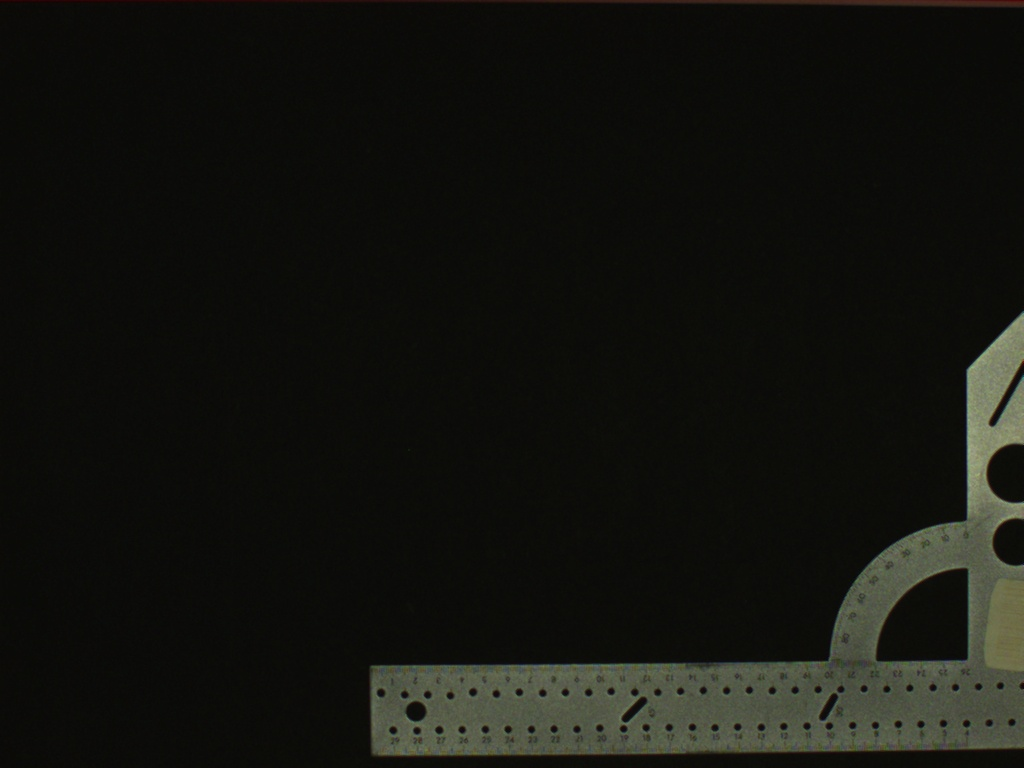
#> input picture image_processing/images/coordinate_test2.jpg, 1024 x 768 px, given in place of lol.jpg, which was not available
$ python Cars.py --image ../images/coordinate_test2.jpg   (Python 2 division)
#> lines starting #> are read from the running program, lines starting #| are printed output that depends on the picture; after the words box and inside, x2 and y2 are one past the last pixel; in counts of white or black regions, pixels touching at a corner belong together; long printed decimals are rounded; pictures that were not available may be replaced by others from this repository, and a replacement may not be noted
from imutils import contours
import argparse
import imutils
import cv2

ap = argparse.ArgumentParser()
ap.add_argument("-i", "--image", required=True,
                help="path to the input image")
args = vars(ap.parse_args())

image = cv2.imread("lol.jpg")
#> image is the input picture: shape (768, 1024, 3); mean B, G, R 15.3, 20, 19.3
cv2.imshow("image", image)
cv2.waitKey(0)
gray = cv2.cvtColor(image, cv2.COLOR_BGR2GRAY)
cv2.imshow("gray", gray)
cv2.waitKey(0)
blurred = cv2.GaussianBlur(gray, (5, 5), 0)
cv2.imshow("blurred", blurred)
cv2.waitKey(0)
edged = cv2.Canny(blurred, 50, 300)
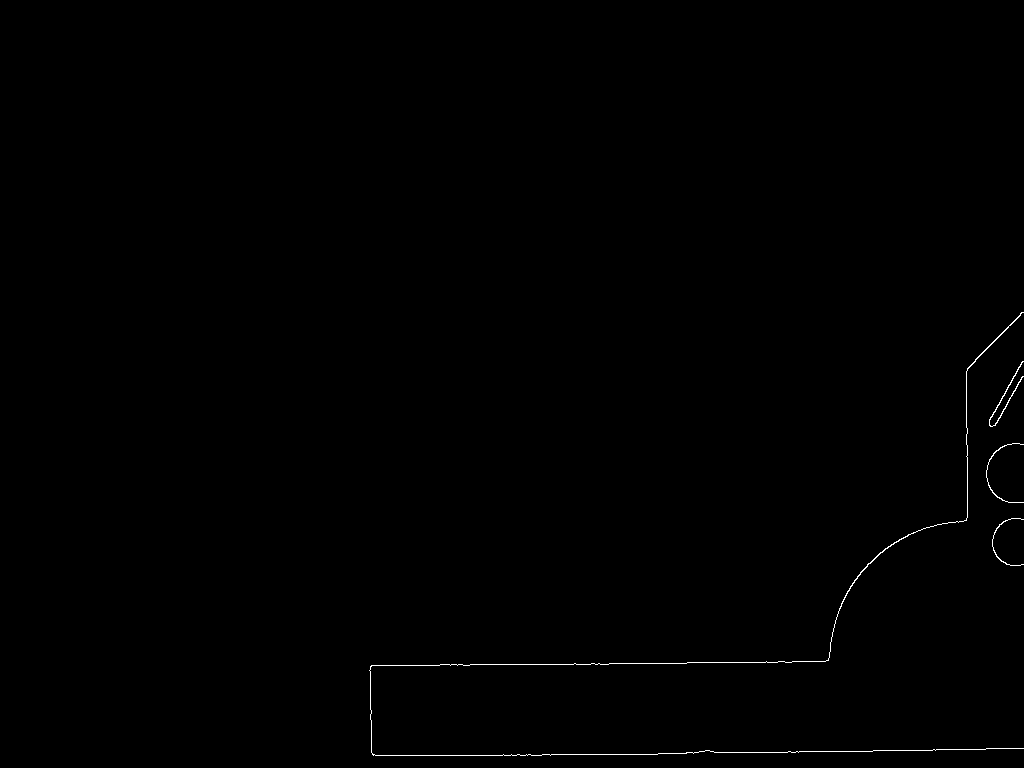
#> edged: shape (768, 1024); 0.27% white in thin lines or dots, all inside (x1, y1, x2, y2) = (369, 312, 1024, 756)
cv2.imshow("edged", edged)
cv2.waitKey(0)
flag, thresh = cv2.threshold(edged, 0, 255, cv2.THRESH_BINARY + cv2.THRESH_OTSU)
#> flag = 0
cv2.imshow("thresh", thresh)
cv2.waitKey(0)

cnts = cv2.findContours(thresh.copy(), cv2.RETR_EXTERNAL,cv2.CHAIN_APPROX_NONE)
#> cnts = 4 contours; box (x1, y1, x2, y2) and area: (369, 312, 1024, 756) 118, (989, 361, 1024, 427) 62, (986, 443, 1024, 503) 25, (992, 518, 1024, 566) 21
cnts = imutils.grab_contours(cnts)

docCnt = []

periList = []
if len(cnts) > 0:

    # print cnts

    for c in cnts:

        peri = cv2.arcLength(c, True)
        periList.append(peri)
        if peri > 0:
            docCnt.append(c)
#> this loop made 4 passes
#> peri on passes 1 to 4: 188, 227, 291, 3372.6
#> after the loop, docCnt has the same summary as cnts; periList = [188, 227, 291, 3372.6]

# print periList
periList.sort(reverse=True)
print periList[0:11]
#| [3372.555, 291.019, 226.995, 188.024]

cv2.drawContours(image, docCnt, -1, (0, 0, 0), 3)
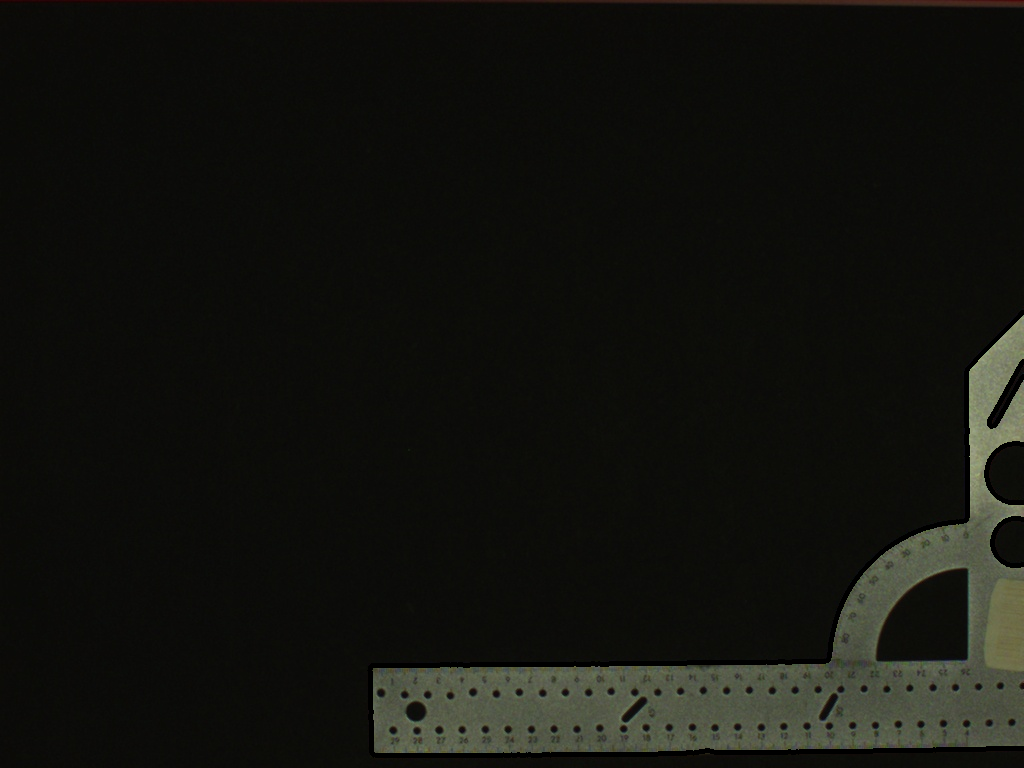
#> image: shape (768, 1024, 3); 1.24% of pixels changed, all inside (x1, y1, x2, y2) = (367, 310, 1024, 758)
cv2.imshow("Contours", image)
cv2.waitKey(0)
#sort contours and number them from left to right

$ run again, on image_processing/images/coordinate_test3.jpg
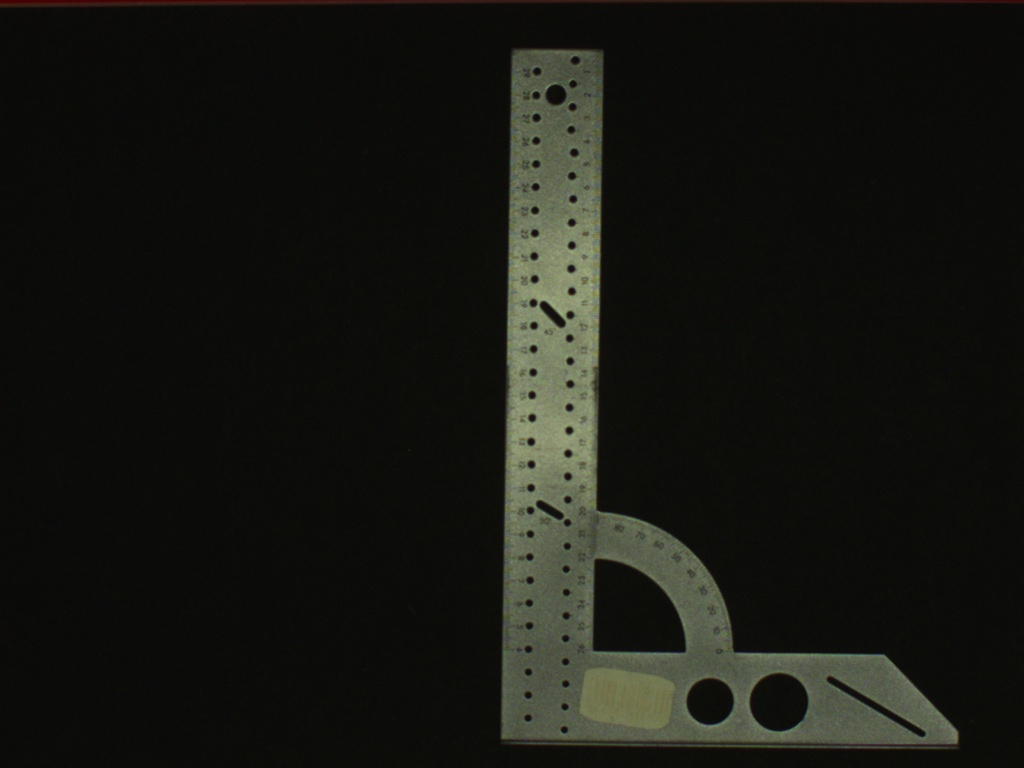
#> input picture image_processing/images/coordinate_test3.jpg, 1024 x 768 px, given in place of lol.jpg, which was not available
#> image is the input picture: shape (768, 1024, 3); mean B, G, R 18.1, 23.4, 22.6
#> `edged = cv2.Canny(blurred, 50, 300)`:
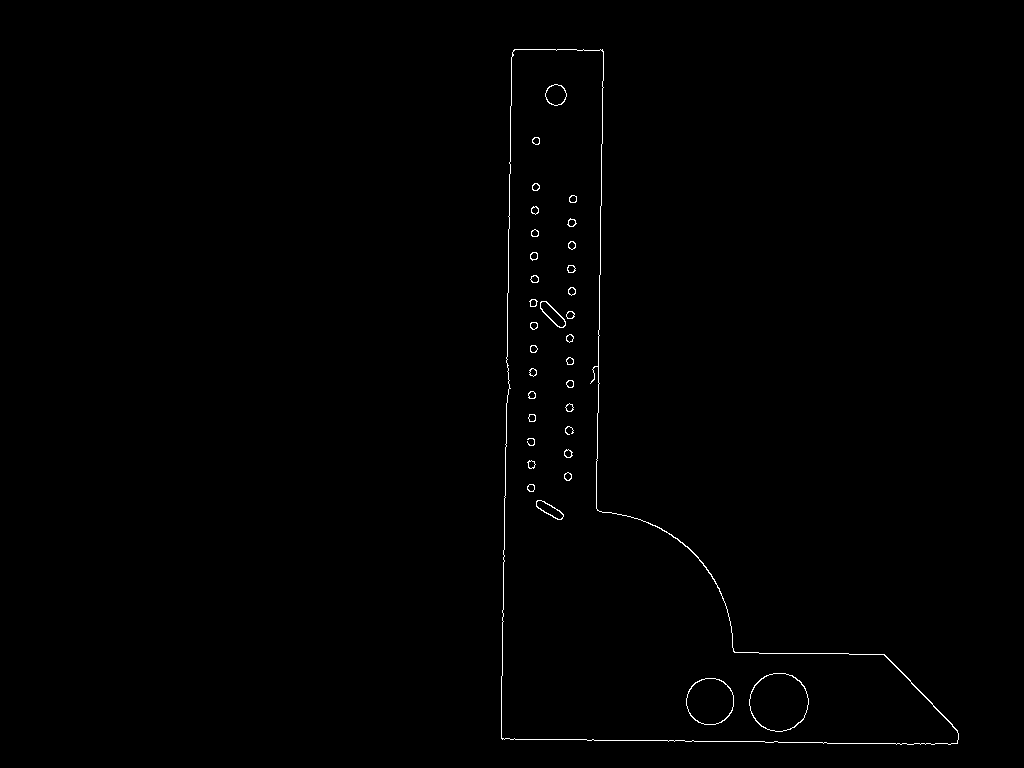
#> edged: shape (768, 1024); 0.47% white in thin lines or dots, all inside (x1, y1, x2, y2) = (501, 49, 959, 745)
#> flag = 0
#> cnts = 1 contour; box (x1, y1, x2, y2) and area: (501, 49, 959, 745) 108026
#> the loop `for c in cnts: ` made 1 pass
#> peri on pass 1: 2236.8
#> after the loop `for c in cnts:`: docCnt has the same summary as cnts; periList = [2236.8]
#| [2236.767]
#> `cv2.drawContours(image, docCnt, -1, (0, 0, 0), 3)`:
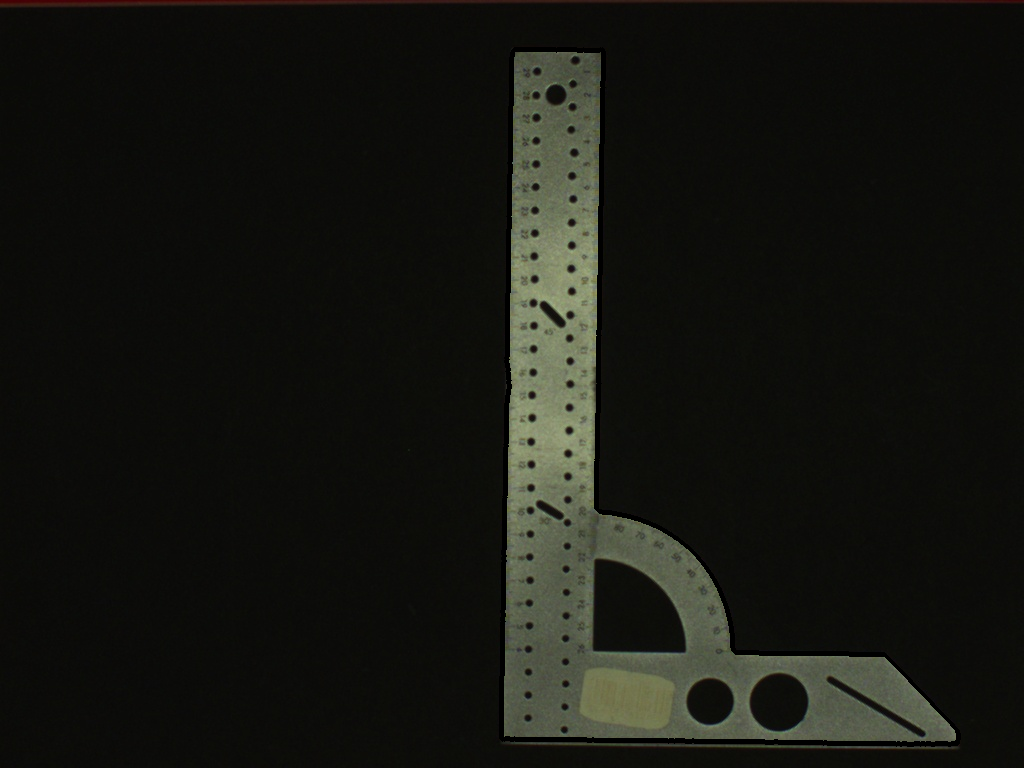
#> image: shape (768, 1024, 3); 1.35% of pixels changed, all inside (x1, y1, x2, y2) = (499, 47, 961, 747)
